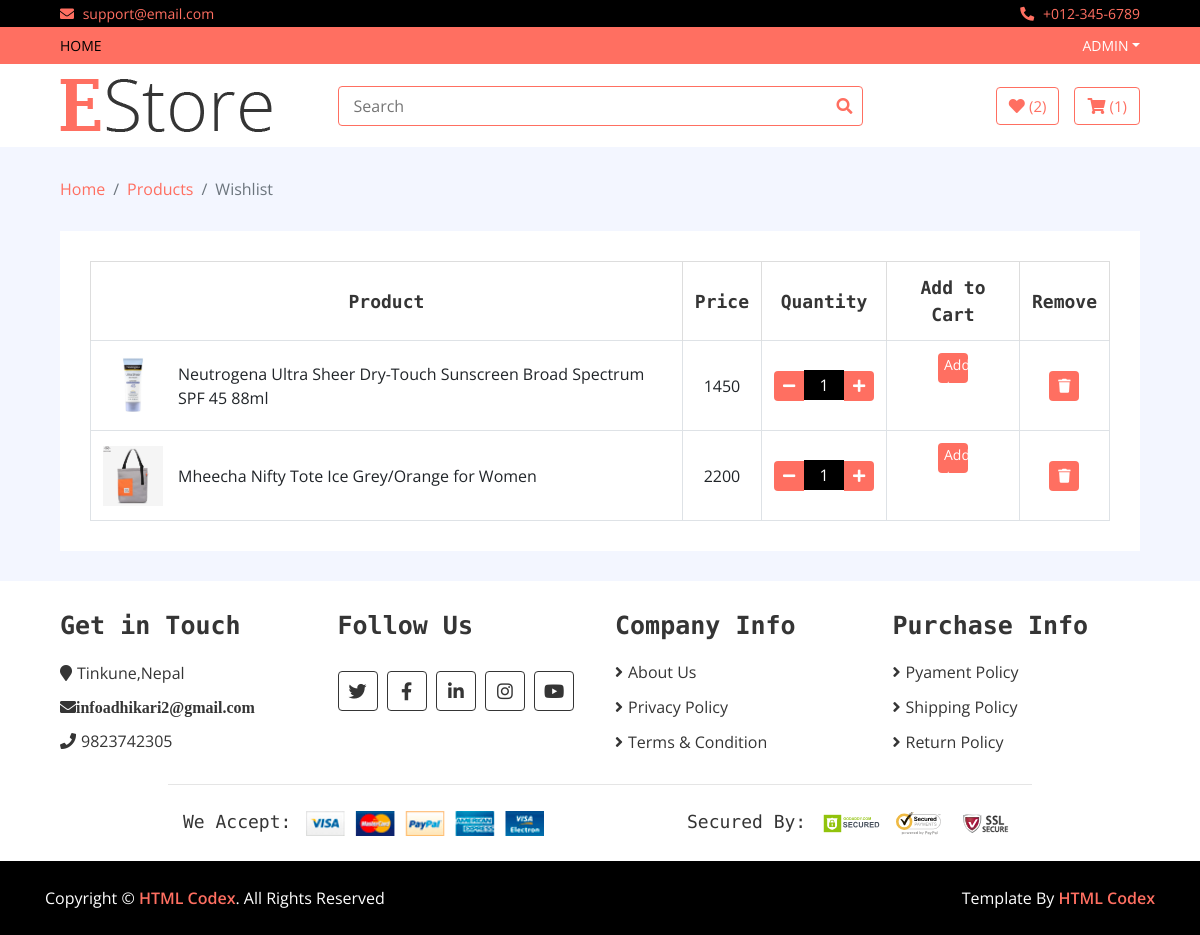
The app's page /wish (signed in), older data.
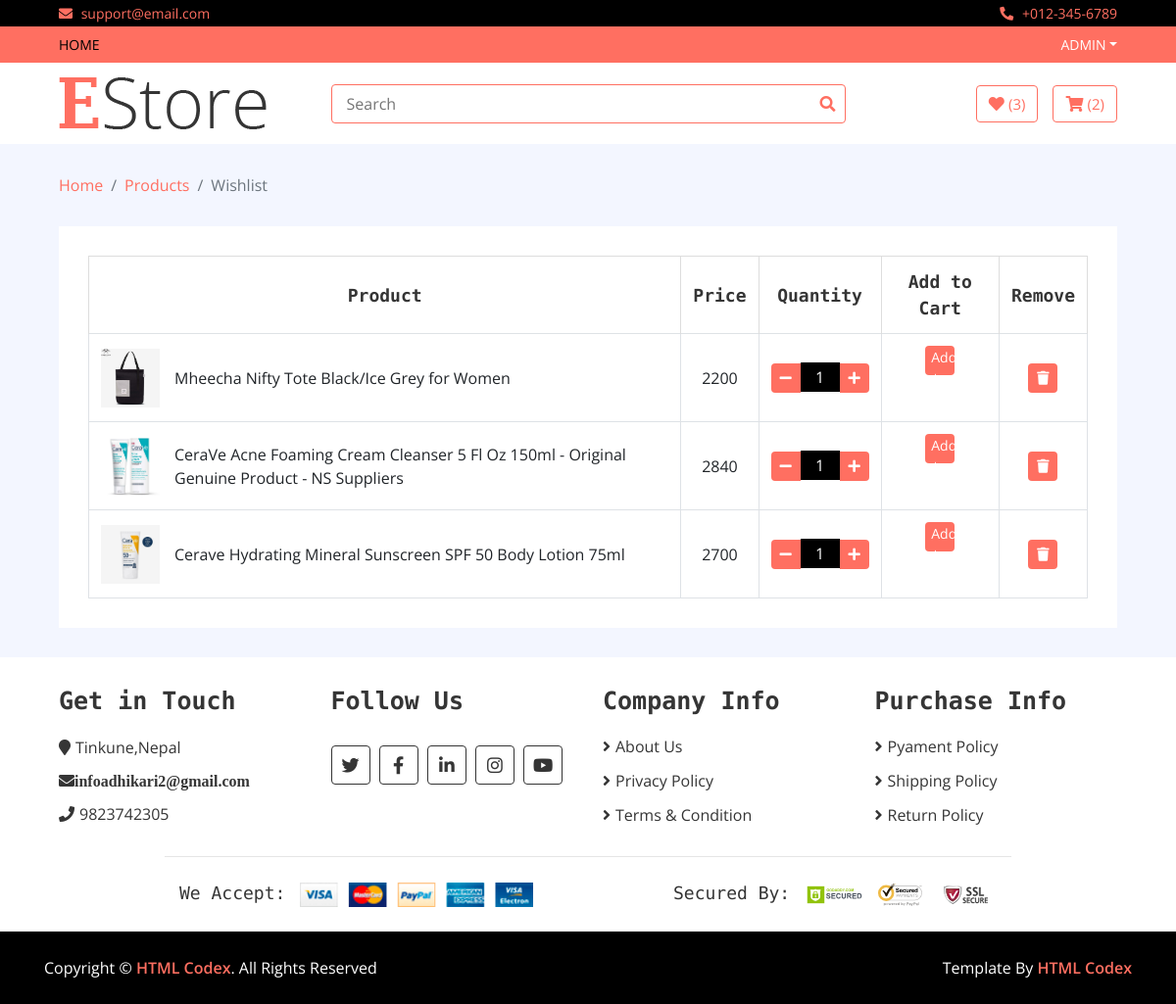
The same page, newer data.
### home/models.py (models this page shows, shortened)
class Wishlist(models.Model):
    username = models.CharField(max_length=300)
    slug = models.CharField(max_length=300)
    date = models.DateTimeField(auto_now_add=True)
    items = models.ForeignKey(Product, on_delete=models.CASCADE)

class Product(models.Model):
    name = models.CharField(max_length=300)
    price = models.IntegerField()
    discounted_price = models.IntegerField()
    image = models.ImageField(upload_to='media')
    description = RichTextField()
    specification = RichTextField()
    category = models.ForeignKey(Category, on_delete=models.CASCADE)
    subcategory = models.ForeignKey(SubCategory, on_delete=models.CASCADE)
    brand = models.ForeignKey(Brand, on_delete=models.CASCADE)
    slug = models.CharField(max_length=500, unique=True)
    status = models.CharField(choices=STATUS, max_length=50)
    labels = models.CharField(choices=LABELS, max_length=50)

### home/views.py (the view)
# urls.py: path('wish', WishlistView.as_view(), name='wish'),
class WishlistView(BaseView):
    def get(self, request):
        self.views['wish_counts'] = count_wishlist(request)
        self.views['cart_counts'] = count_cart(request)
        username = request.user.username
        self.views['wishlist_view'] = Wishlist.objects.filter(username = username)
        return render(request, 'wishlist.html', self.views)

### home/views.py (called while the page is built)
def count_cart(request):
    username = request.user.username
    cart_count = Cart.objects.filter(checkout = False, username = username).count()
    return cart_count

def count_wishlist(request):
    username = request.user.username
    wishlist_count = Wishlist.objects.filter(username = username).count()
    return wishlist_count

### Templates/wishlist.html
{% extends 'base.html' %}
{% load static %}
{% block content %}
        <div class="breadcrumb-wrap">
            <div class="container-fluid">
                <ul class="breadcrumb">
                    <li class="breadcrumb-item"><a href="#">Home</a></li>
                    <li class="breadcrumb-item"><a href="#">Products</a></li>
                    <li class="breadcrumb-item active">Wishlist</li>
                </ul>
            </div>
        </div>
        <div class="wishlist-page">
            <div class="container-fluid">
                <div class="wishlist-page-inner">
                    <div class="row">
                        <div class="col-md-12">
                            <div class="table-responsive">
                                <table class="table table-bordered">
                                    <thead class="thead-dark">
                                        <tr>
                                            <th>Product</th>
                                            <th>Price</th>
                                            <th>Quantity</th>
                                            <th>Add to Cart</th>
                                            <th>Remove</th>
                                        </tr>
                                    </thead>
                                    <tbody class="align-middle">
                                     {% for wish in wishlist_view %}
                                        <tr>
                                            <td>
                                                <div class="img">
                                                    <a href="#"><img src="{{wish.items.image.url}}" alt="Image"></a>
                                                    <p>{{wish.items.name}}</p>
                                                </div>
                                            </td>
                                            <td>{{wish.items.discounted_price}}</td>
                                            <td>
                                                <div class="qty">
                                                    <button class="btn-minus"><i class="fa fa-minus"></i></button>
                                                    <input type="text" value="1">
                                                    <button class="btn-plus"><i class="fa fa-plus"></i></button>
                                                </div>
                                            </td>
                                            <td><a href="/add_to_cart/{{wish.slug}}"><button class="">Add to Cart</button></a></td>
                                            <td><a href="/delete_wishlist/{{wish.slug}}"><button><i class="fa fa-trash"></i></button></a></td>
                                        </tr>
                                     {% endfor %}
                                    </tbody>
                                </table>
                            </div>
                        </div>
                    </div>
                </div>
            </div>
        </div>
{% endblock %}

### Templates/base.html (shortened to what this page needs)
<!DOCTYPE html>
{% load static %}
<html lang="en">
    <head>
        <link href="https://stackpath.bootstrapcdn.com/bootstrap/4.4.1/css/bootstrap.min.css" rel="stylesheet">
        <link href="https://cdnjs.cloudflare.com/ajax/libs/font-awesome/5.10.0/css/all.min.css" rel="stylesheet">
        <link href="{% static 'lib/slick/slick.css' %}" rel="stylesheet">
        <link href="{% static 'lib/slick/slick-theme.css' %}" rel="stylesheet">
        <link href="{% static 'css/style.css' %}" rel="stylesheet">
    </head>
    <body>
        <div class="top-bar">
            <div class="container-fluid">
                <div class="row">
                    <div class="col-sm-6">
                        <i class="fa fa-envelope"></i>
                        support@email.com
                    </div>
                    <div class="col-sm-6">
                        <i class="fa fa-phone-alt"></i>
                        +012-345-6789
                    </div>
                </div>
            </div>
        </div>
        <div class="nav">
            <div class="container-fluid">
                <nav class="navbar navbar-expand-md bg-dark navbar-dark">
                    <div class="collapse navbar-collapse justify-content-between" id="navbarCollapse">
                        <div class="navbar-nav mr-auto">
                            <a href="index.html" class="nav-item nav-link active">Home</a>
                        </div>
                        <div class="navbar-nav ml-auto">
                             {% if user.is_authenticated %}
                            <div class="nav-item dropdown">
                                <a href="#" class="nav-link dropdown-toggle" data-toggle="dropdown">{{user.username}}</a>
                            </div>
                                {% endif %}
                             </div>
                    </div>
                </nav>
            </div>
        </div>
        <div class="bottom-bar">
            <div class="container-fluid">
                <div class="row align-items-center">
                    <div class="col-md-3">
                        <div class="logo">
                            <a href="index.html">
                                <img src="{% static 'img/logo.png' %}" alt="Logo">
                            </a>
                        </div>
                    </div>
                    <div class="col-md-6">
                        <form method='GET' action="/search">
                        <div class="search">
                            <input name= "query" type="text" placeholder="Search">
                            <button type="submit"><i class="fa fa-search"></i></button>
                        </div>
                            </form>
                    </div>
                    <div class="col-md-3">
                        <div class="user">
                            <a href="/wish" class="btn wishlist">
                                <i class="fa fa-heart"></i>
                                <span>({{wish_counts}})</span>
                            </a>
                            <a href="/cart" class="btn cart">
                                <i class="fa fa-shopping-cart"></i>
                                <span>({{cart_counts}})</span>
                            </a>
                        </div>
                    </div>
                </div>
            </div>
        </div>
    {% block content %}
        {% endblock %}
        <div class="footer">
            <div class="container-fluid">
                <div class="row">
                    <div class="col-lg-3 col-md-6">
                        <div class="footer-widget">
                            <h2>Get in Touch</h2>
                            <div class="contact-info">
                                <p><i class="fa fa-map-marker"></i>Tinkune,Nepal</p>
                                <p><i class="fa fa-envelope">infoadhikari2@gmail.com</i></p>
                                <p><i class="fa fa-phone"></i>9823742305</p>
                            </div>
                        </div>
                    </div>
                    <div class="col-lg-3 col-md-6">
                        <div class="footer-widget">
                            <h2>Follow Us</h2>
                            <div class="contact-info">
                                <div class="social">
                                    <a href=""><i class="fab fa-twitter"></i></a>
                                    <a href="https://www.facebook.com/profile.php?id=100027503767172"><i class="fab fa-facebook-f"></i></a>
                                    <a href=""><i class="fab fa-linkedin-in"></i></a>
                                    <a href=""><i class="fab fa-instagram"></i></a>
                                    <a href=""><i class="fab fa-youtube"></i></a>
                                </div>
                            </div>
                        </div>
                    </div>
                    <div class="col-lg-3 col-md-6">
                        <div class="footer-widget">
                            <h2>Company Info</h2>
                            <ul>
                                <li><a href="#">About Us</a></li>
                                <li><a href="#">Privacy Policy</a></li>
                                <li><a href="#">Terms & Condition</a></li>
                            </ul>
                        </div>
                    </div>
                    <div class="col-lg-3 col-md-6">
                        <div class="footer-widget">
                            <h2>Purchase Info</h2>
                            <ul>
                                <li><a href="#">Pyament Policy</a></li>
                                <li><a href="#">Shipping Policy</a></li>
                                <li><a href="#">Return Policy</a></li>
                            </ul>
                        </div>
                    </div>
                </div>
                <div class="row payment align-items-center">
                    <div class="col-md-6">
                        <div class="payment-method">
                            <h2>We Accept:</h2>
                            <img src="{% static 'img/payment-method.png' %}" alt="Payment Method" />
                        </div>
                    </div>
                    <div class="col-md-6">
                        <div class="payment-security">
                            <h2>Secured By:</h2>
                            <img src="{% static 'img/godaddy.svg' %}" alt="Payment Security" />
                            <img src="{% static 'img/norton.svg' %}" alt="Payment Security" />
                            <img src="{% static 'img/ssl.svg' %}" alt="Payment Security" />
                        </div>
                    </div>
                </div>
            </div>
        </div>
        <div class="footer-bottom">
            <div class="container">
                <div class="row">
                    <div class="col-md-6 copyright">
                        <p>Copyright &copy; <a href="https://htmlcodex.com">HTML Codex</a>. All Rights Reserved</p>
                    </div>
                    <div class="col-md-6 template-by">
                        <p>Template By <a href="https://htmlcodex.com">HTML Codex</a></p>
                    </div>
                </div>
            </div>
        </div>
    </body>
</html>

Row changes from the older to the newer data that the page shows:
removed Wishlist: items.image (picture), items.name "Neutrogena Ultra Sheer Dry-Touch Sunscreen Broad Spectrum SPF 45 88ml", items.discounted_price "1450"
removed Wishlist: items.image (picture), items.name "Mheecha Nifty Tote Ice Grey/Orange for Women", items.discounted_price "2200"
added Wishlist: items.image (picture), items.name "Mheecha Nifty Tote Black/Ice Grey for Women", items.discounted_price "2200"
added Wishlist: items.image (picture), items.name "CeraVe Acne Foaming Cream Cleanser 5 Fl Oz 150ml - Original Genuine Product - NS Suppliers", items.discounted_price "2840"
added Wishlist: items.image (picture), items.name "Cerave Hydrating Mineral Sunscreen SPF 50 Body Lotion 75ml", items.discounted_price "2700"
Text that changed along with them:
{{ wish_counts }}: "2" → "3"
{{ cart_counts }}: "1" → "2"
